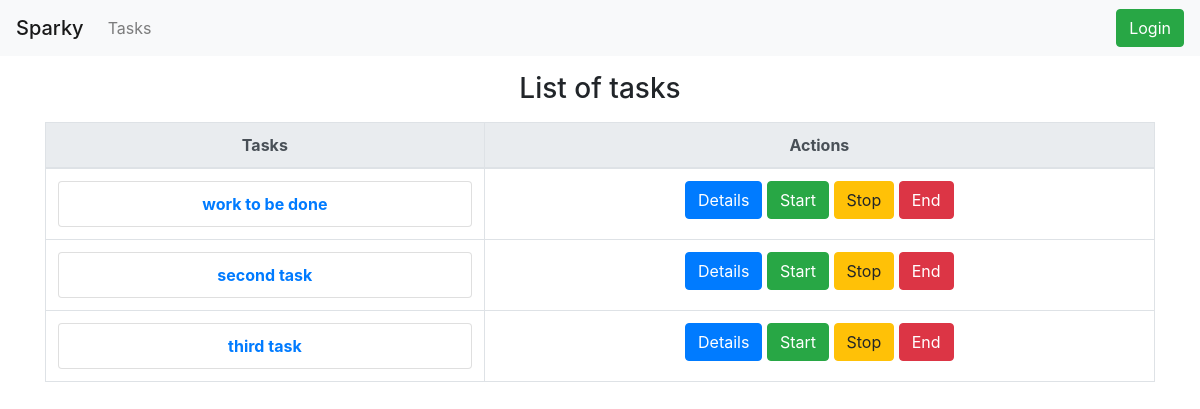
Before: /task/ with the older database file.
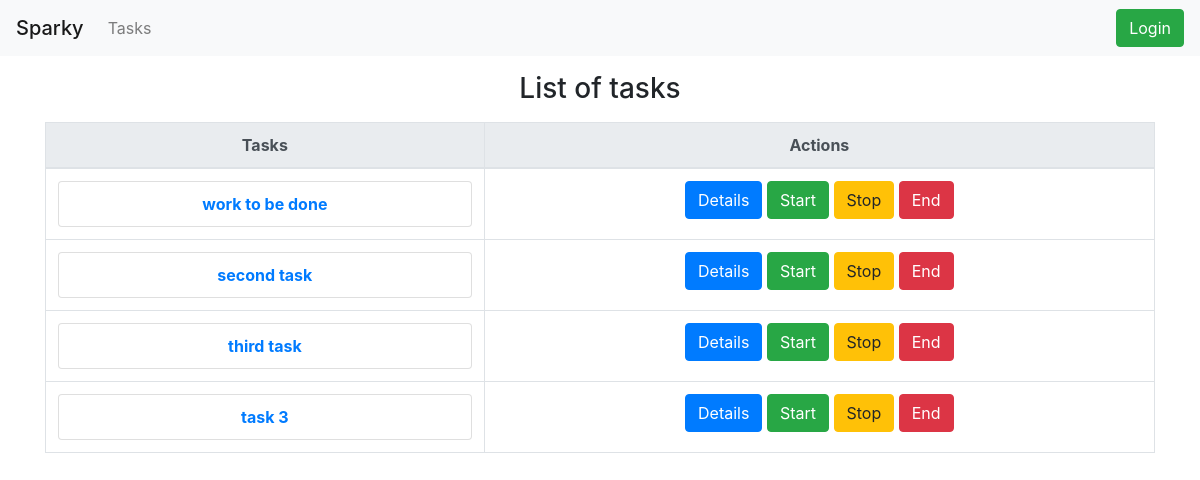
After: the same page with the newer database file.
### taskassign/models.py (models this page shows, shortened)
class tasks(models.Model):
    title = models.TextField(null=False, blank=False)
    description = models.TextField(null= True, blank = True)
    status = models.CharField(default='inactive', max_length=10)
    created_by = models.ForeignKey(User, null=True, blank=True, on_delete=models.CASCADE)
    start_date = models.DateTimeField(null=True, blank=True)
    end_date = models.DateTimeField(null=True, blank=True)
    created_at = models.DateTimeField(auto_now_add=True)

### taskassign/views.py (the view)
# urls.py: path('task/',task_page, name = "task_page"),
def task_page(request):
    context ={}
    task = tasks.objects.all()
    context['task'] = task
    context['title'] = 'tasks'
    return render(request, "task/tasks.html", context)

### templates/task/tasks.html (shortened to what this page needs)
{% extends 'base.html' %}
{% block content %}
    <p>
        <h3 align="center">List of {{title}}</h3>
    </p>
    <div class="table-responsive-lg">
        {% if task %}
            <table class="table table-bordered">
                <thead class="thead-light" align="center">
                    <tr>
                        <th>Tasks</th>
                        <th> Actions </th>
                    </tr>
                </thead>
                <tbody align="center">
                {% for tasks in task %}
                    <tr>
                        <th scope="row">
                            <a class="list-group-item" href="#" >{{tasks.title }} </a>
                        </th>
                        <td class="text-center">
                            <a class="btn btn-primary" href="{%url 'task_detail' tasks.id %}">Details</a>
                            {% if request.role == "Admin"%}
                            <a class="btn btn-success" href="{%url 'dept1' %}">Assign</a>
                            {% else %}
                            <a class="btn btn-success" href="#">Start</a>
                            <a class="btn btn-warning" href="#">Stop</a>
                            <a class="btn btn-danger" href="#">End</a>
                            {% endif %}
                        </td>
                    </tr>
                {% endfor %}
                </tbody>
                </table>
        {% else %}
            <p>There is no Tasks available.</p>
        {% endif %}
    </div>
{% endblock content %}

Changed rows visible on the page:
added tasks: title "task 3"
